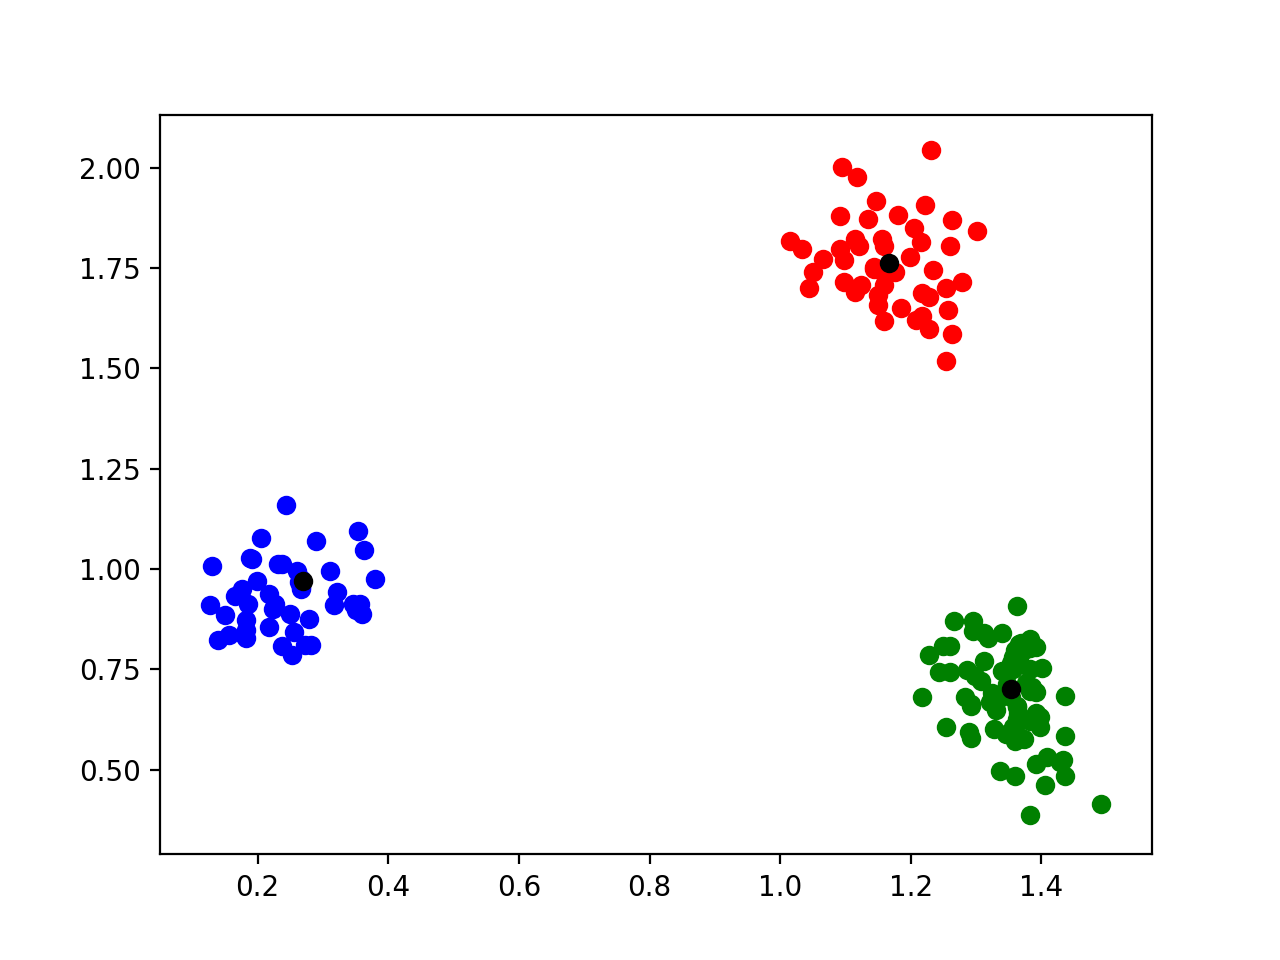

Here is the Python script that generated this plot:
import random
import math
import matplotlib.pyplot as plt
import numpy as np
import copy
#group: Dillon Thompson, Cameron, Naeem, Ethyn Smith


#read in file function
def read():
    data = np.loadtxt('A.txt')
    return data.tolist()

#pick initial ctrs
def centers(data):
    ctr1 = []
    ctr2 = []
    ctr3 = []

    #pick from already existing data point
    #and makue sure they are not the same points
    ctr1 = random.choice(data)
    ctr2 = random.choice(data)
    ctr3 = random.choice(data)
    if ctr2 == ctr1 or ctr2 == ctr3:
        ctr2 = random.choice(data)
    if ctr3 == ctr1 or ctr3 == ctr2:
        ctr3 = random.choice(data)
    return [ctr1, ctr2, ctr3]

#put data into groups with respective ctrs
def grouping(data, ctrs):
    cntr1 = ctrs[0]
    cntr2 = ctrs[1]
    cntr3 = ctrs[2]
    g1 = []
    g2 = []
    g3 = []

    #get distances
    for pt in data:
        #distance formual
        d1 = np.sqrt((cntr1[0] - pt[0])**2 + (cntr1[1] - pt[1])**2)
        d2 = np.sqrt((cntr2[0] - pt[0])**2 + (cntr2[1] - pt[1])**2)
        d3 = np.sqrt((cntr3[0] - pt[0])**2 + (cntr3[1] - pt[1])**2)
        #min of distacnces
        closest = min(d1, d2, d3)
        #group by closest one to respective center
        if closest == d1:
            g1.append(pt)
        if closest == d2:
            g2.append(pt)
        if closest == d3:
            g3.append(pt)
    return [g1, g2, g3]

#function for picking new centers
def newctrs(grps):
    #the new ctrs to be returned
    newctrs = []
    #these will store the points of the new ctrs
    x = 0
    y = 0

    #go through groups and get the average of all the points
    for grp in grps:
        for pt in grp:
            x += pt[0]
            y += pt[1]
        y = y / len(grp)
        x = x / len(grp)

        #add the new points to the ctrs list
        newctrs.append([x, y])
    return newctrs

#plot function from group mate
def plot(groups, centers):
    # colors for groups
    colors = ["red", "blue", "green"]
    x = 0

    for group in groups:
        for point in group:
            plt.scatter(point[0], point[1], c=colors[x])
        x += 1

    # plot centers in black
    for cent in centers:
        plt.scatter(cent[0], cent[1], c="black")

    plt.show()

#actual k-means algorithm.
def kmeans():
    data = read()
    ctrs = centers(data)
    grps = grouping(data, ctrs)

    prvctrs = [-1, -1, -1]
    #move centers while they're not equal to the previous ones
    while ctrs != prvctrs:
        prvctrs = copy.copy(ctrs)
        ctrs = newctrs(grps)
        grps = grouping(data, ctrs)
    plot(grps, ctrs)

if __name__ == "__main__":
    kmeans()
